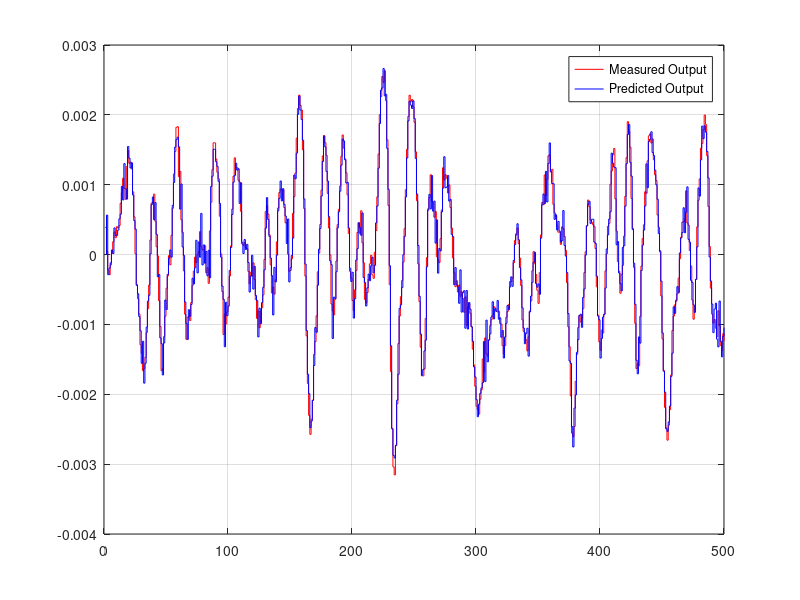
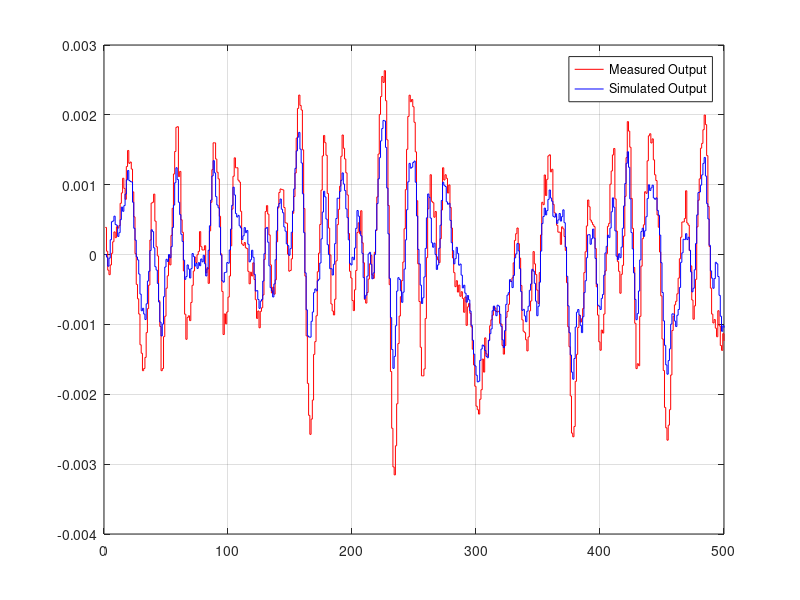

The MATLAB script that drew these images, in order:
%% Initialisation

clc; 
clear;
close all;


load laserbeamdataN.mat
N = size(u, 1);

%% Parameter vector

phi = zeros(N,4);
phi(2, :) = [-y(1), 0, u(1), 0];
for k=3:N
    phi(k,:)= [-y(k-1),-y(k-2),u(k-1),u(k-2)];
end

theta = phi \ y;
yh = phi * theta;

diff = yh-y;

J = norm(diff)^2;
disp(sprintf("Loss: %f", J))

N = size(u,1);
f_sampling = 1e3;
t = 0:(1/f_sampling):(N-1)*(1/f_sampling);
z = tf('z', 1/f_sampling);
s = (theta(3)*(1/z) + theta(4)*(1/z^2)) / (1 + theta(1)*(1/z) + theta(2)*(1/z^2));
ysim = lsim(s, u, t);

figure;
stairs(y,'r');
hold on;
stairs(yh,'b');
grid;
legend('Measured Output', 'Predicted Output')

figure;
stairs(y, 'r');
hold on
stairs(ysim, 'b');
grid;
legend('Measured Output', 'Simulated Output')